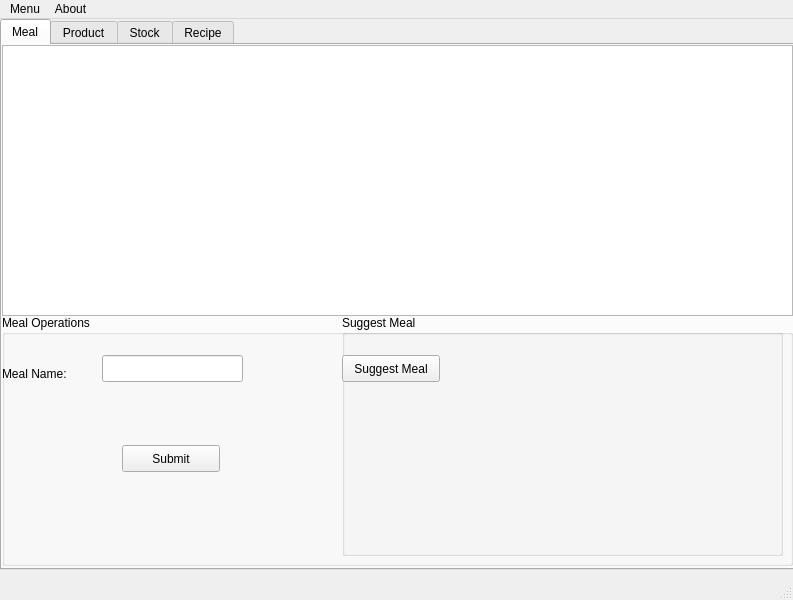
<?xml version="1.0" encoding="UTF-8"?>
<ui version="4.0">
 <class>MainWindow</class>
 <widget class="QMainWindow" name="MainWindow">
  <property name="geometry">
   <rect>
    <x>0</x>
    <y>0</y>
    <width>793</width>
    <height>600</height>
   </rect>
  </property>
  <property name="windowTitle">
   <string>Meal Suggestion</string>
  </property>
  <widget class="QWidget" name="centralwidget">
   <widget class="QTabWidget" name="tabWidget3">
    <property name="geometry">
     <rect>
      <x>0</x>
      <y>0</y>
      <width>801</width>
      <height>551</height>
     </rect>
    </property>
    <property name="currentIndex">
     <number>0</number>
    </property>
    <widget class="QWidget" name="tab">
     <attribute name="title">
      <string>Meal</string>
     </attribute>
     <widget class="QTableWidget" name="tableWidget_4">
      <property name="geometry">
       <rect>
        <x>0</x>
        <y>0</y>
        <width>791</width>
        <height>271</height>
       </rect>
      </property>
     </widget>
     <widget class="QGroupBox" name="groupBox_4">
      <property name="geometry">
       <rect>
        <x>0</x>
        <y>270</y>
        <width>791</width>
        <height>251</height>
       </rect>
      </property>
      <property name="title">
       <string>Meal Operations </string>
      </property>
      <widget class="QLabel" name="label">
       <property name="geometry">
        <rect>
         <x>0</x>
         <y>50</y>
         <width>91</width>
         <height>17</height>
        </rect>
       </property>
       <property name="text">
        <string>Meal Name:</string>
       </property>
      </widget>
      <widget class="QLineEdit" name="lineEdit">
       <property name="geometry">
        <rect>
         <x>100</x>
         <y>40</y>
         <width>141</width>
         <height>27</height>
        </rect>
       </property>
      </widget>
      <widget class="QPushButton" name="pushButton">
       <property name="geometry">
        <rect>
         <x>120</x>
         <y>130</y>
         <width>98</width>
         <height>27</height>
        </rect>
       </property>
       <property name="text">
        <string>Submit</string>
       </property>
      </widget>
      <widget class="QGroupBox" name="groupBox_5">
       <property name="geometry">
        <rect>
         <x>340</x>
         <y>0</y>
         <width>441</width>
         <height>241</height>
        </rect>
       </property>
       <property name="title">
        <string>Suggest Meal</string>
       </property>
       <widget class="QPushButton" name="pushButton_5">
        <property name="geometry">
         <rect>
          <x>0</x>
          <y>40</y>
          <width>98</width>
          <height>27</height>
         </rect>
        </property>
        <property name="text">
         <string>Suggest Meal</string>
        </property>
       </widget>
      </widget>
     </widget>
    </widget>
    <widget class="QWidget" name="tab_2">
     <attribute name="title">
      <string>Product</string>
     </attribute>
     <widget class="QTableWidget" name="tableWidget">
      <property name="geometry">
       <rect>
        <x>0</x>
        <y>0</y>
        <width>791</width>
        <height>271</height>
       </rect>
      </property>
     </widget>
     <widget class="QGroupBox" name="groupBox">
      <property name="geometry">
       <rect>
        <x>0</x>
        <y>270</y>
        <width>781</width>
        <height>251</height>
       </rect>
      </property>
      <property name="title">
       <string>Product Operations </string>
      </property>
      <widget class="QLineEdit" name="lineEdit_2">
       <property name="geometry">
        <rect>
         <x>120</x>
         <y>40</y>
         <width>141</width>
         <height>27</height>
        </rect>
       </property>
      </widget>
      <widget class="QLabel" name="label_2">
       <property name="geometry">
        <rect>
         <x>0</x>
         <y>50</y>
         <width>101</width>
         <height>17</height>
        </rect>
       </property>
       <property name="text">
        <string>Product Name:</string>
       </property>
      </widget>
      <widget class="QPushButton" name="pushButton_2">
       <property name="geometry">
        <rect>
         <x>140</x>
         <y>130</y>
         <width>98</width>
         <height>27</height>
        </rect>
       </property>
       <property name="text">
        <string>Submit</string>
       </property>
      </widget>
     </widget>
    </widget>
    <widget class="QWidget" name="tab_3">
     <attribute name="title">
      <string>Stock</string>
     </attribute>
     <widget class="QTableWidget" name="tableWidget_2">
      <property name="geometry">
       <rect>
        <x>0</x>
        <y>0</y>
        <width>791</width>
        <height>271</height>
       </rect>
      </property>
     </widget>
     <widget class="QGroupBox" name="groupBox_2">
      <property name="geometry">
       <rect>
        <x>0</x>
        <y>270</y>
        <width>791</width>
        <height>251</height>
       </rect>
      </property>
      <property name="title">
       <string>Stock Operations </string>
      </property>
      <widget class="QComboBox" name="comboBox">
       <property name="geometry">
        <rect>
         <x>100</x>
         <y>40</y>
         <width>161</width>
         <height>27</height>
        </rect>
       </property>
      </widget>
      <widget class="QLabel" name="label_3">
       <property name="geometry">
        <rect>
         <x>0</x>
         <y>50</y>
         <width>66</width>
         <height>17</height>
        </rect>
       </property>
       <property name="text">
        <string>Product:</string>
       </property>
      </widget>
      <widget class="QLabel" name="label_4">
       <property name="geometry">
        <rect>
         <x>0</x>
         <y>90</y>
         <width>66</width>
         <height>17</height>
        </rect>
       </property>
       <property name="text">
        <string>Count:</string>
       </property>
      </widget>
      <widget class="QLabel" name="label_5">
       <property name="geometry">
        <rect>
         <x>0</x>
         <y>130</y>
         <width>66</width>
         <height>17</height>
        </rect>
       </property>
       <property name="text">
        <string>Amount:</string>
       </property>
      </widget>
      <widget class="QSpinBox" name="spinBox">
       <property name="geometry">
        <rect>
         <x>100</x>
         <y>80</y>
         <width>60</width>
         <height>27</height>
        </rect>
       </property>
      </widget>
      <widget class="QDoubleSpinBox" name="doubleSpinBox">
       <property name="geometry">
        <rect>
         <x>100</x>
         <y>120</y>
         <width>62</width>
         <height>27</height>
        </rect>
       </property>
      </widget>
      <widget class="QPushButton" name="pushButton_3">
       <property name="geometry">
        <rect>
         <x>130</x>
         <y>180</y>
         <width>98</width>
         <height>27</height>
        </rect>
       </property>
       <property name="text">
        <string>Submit</string>
       </property>
      </widget>
     </widget>
    </widget>
    <widget class="QWidget" name="tab_4">
     <attribute name="title">
      <string>Recipe</string>
     </attribute>
     <widget class="QTableWidget" name="tableWidget_3">
      <property name="geometry">
       <rect>
        <x>0</x>
        <y>0</y>
        <width>791</width>
        <height>271</height>
       </rect>
      </property>
     </widget>
     <widget class="QGroupBox" name="groupBox_3">
      <property name="geometry">
       <rect>
        <x>0</x>
        <y>270</y>
        <width>791</width>
        <height>251</height>
       </rect>
      </property>
      <property name="title">
       <string>Recipe Operations </string>
      </property>
      <widget class="QPushButton" name="pushButton_4">
       <property name="geometry">
        <rect>
         <x>130</x>
         <y>220</y>
         <width>98</width>
         <height>27</height>
        </rect>
       </property>
       <property name="text">
        <string>Submit</string>
       </property>
      </widget>
      <widget class="QLabel" name="label_6">
       <property name="geometry">
        <rect>
         <x>0</x>
         <y>130</y>
         <width>66</width>
         <height>17</height>
        </rect>
       </property>
       <property name="text">
        <string>Count:</string>
       </property>
      </widget>
      <widget class="QSpinBox" name="spinBox_2">
       <property name="geometry">
        <rect>
         <x>100</x>
         <y>120</y>
         <width>60</width>
         <height>27</height>
        </rect>
       </property>
      </widget>
      <widget class="QLabel" name="label_7">
       <property name="geometry">
        <rect>
         <x>0</x>
         <y>170</y>
         <width>66</width>
         <height>17</height>
        </rect>
       </property>
       <property name="text">
        <string>Amount:</string>
       </property>
      </widget>
      <widget class="QLabel" name="label_8">
       <property name="geometry">
        <rect>
         <x>0</x>
         <y>50</y>
         <width>66</width>
         <height>17</height>
        </rect>
       </property>
       <property name="text">
        <string>Product:</string>
       </property>
      </widget>
      <widget class="QDoubleSpinBox" name="doubleSpinBox_2">
       <property name="geometry">
        <rect>
         <x>100</x>
         <y>160</y>
         <width>62</width>
         <height>27</height>
        </rect>
       </property>
      </widget>
      <widget class="QComboBox" name="comboBox_2">
       <property name="geometry">
        <rect>
         <x>100</x>
         <y>40</y>
         <width>161</width>
         <height>27</height>
        </rect>
       </property>
      </widget>
      <widget class="QLabel" name="label_9">
       <property name="geometry">
        <rect>
         <x>0</x>
         <y>90</y>
         <width>66</width>
         <height>17</height>
        </rect>
       </property>
       <property name="text">
        <string>Meal:</string>
       </property>
      </widget>
      <widget class="QComboBox" name="comboBox_3">
       <property name="geometry">
        <rect>
         <x>100</x>
         <y>80</y>
         <width>161</width>
         <height>27</height>
        </rect>
       </property>
      </widget>
     </widget>
    </widget>
   </widget>
  </widget>
  <widget class="QMenuBar" name="menubar">
   <property name="geometry">
    <rect>
     <x>0</x>
     <y>0</y>
     <width>793</width>
     <height>25</height>
    </rect>
   </property>
   <widget class="QMenu" name="menuMenu">
    <property name="title">
     <string>Menu</string>
    </property>
    <addaction name="actionRead_Barcode_from_Webcam"/>
   </widget>
   <widget class="QMenu" name="menuAbout">
    <property name="title">
     <string>About</string>
    </property>
    <addaction name="actionAbout_Meal_Suggestion"/>
   </widget>
   <addaction name="menuMenu"/>
   <addaction name="menuAbout"/>
  </widget>
  <widget class="QStatusBar" name="statusbar"/>
  <action name="actionAbout_Meal_Suggestion">
   <property name="text">
    <string>About Meal Suggestion</string>
   </property>
  </action>
  <action name="actionRead_Barcode_from_Webcam">
   <property name="text">
    <string>Read Barcode from Webcam</string>
   </property>
  </action>
 </widget>
 <resources/>
 <connections/>
</ui>
